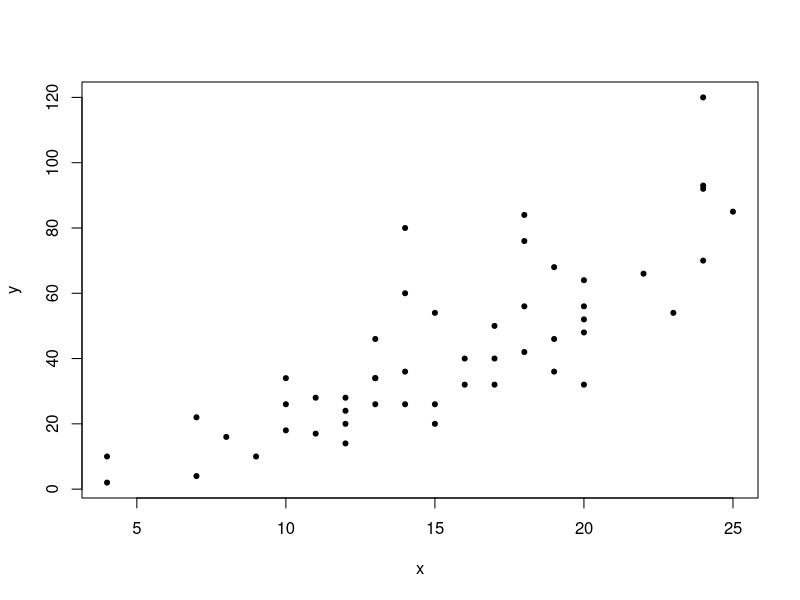
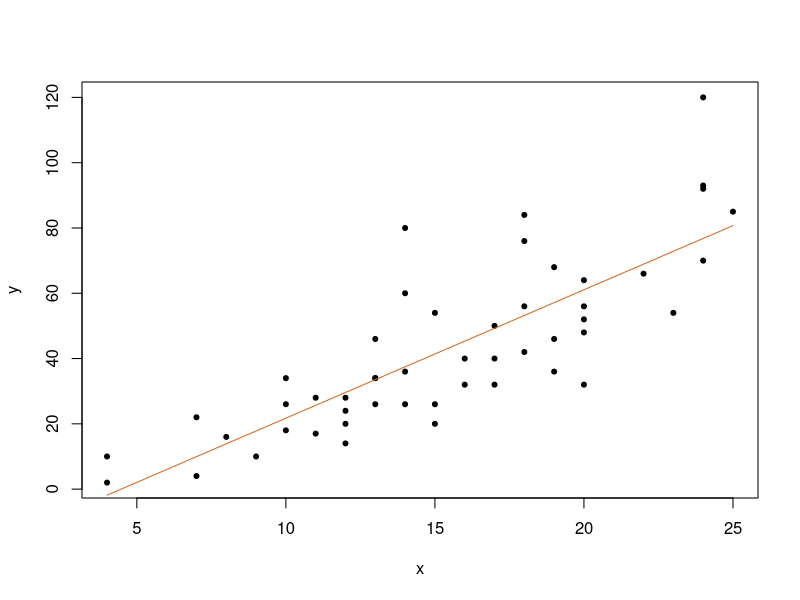

Source code (R) for these figures, in order:
datos <- cars

x <- datos$speed      #velocidad
y <- datos$dist       #distancia de frenado

# 2
plot(x,y, pch=20)     ## ggplot2, ver

# 3
x_raya <- mean(x)
s_x <- sd(x)

# 4
X <- matrix(c(rep(1, 50), x), byrow= FALSE, ncol=2)

# Otra forma de hacer esta matriz:
unos <- rep(1,50)
X_alt <- cbind(unos, x) #une columnas


X_t <- t(X)  # traspuesta de X
# X %*% X producto matricial
# solve(X) inversa

beta_sombrero <- ((solve(X_t %*% X)) %*% X_t) %*% y

beta_sombrero

# Graficamos

plot(x,y, pch=20)
lines(x, beta_sombrero[1] + beta_sombrero[2]*x,
      col = "chocolate")
#abline(beta_sombrero[1], beta_sombrero[2],
      #col="Forestgreen")



# ahora la version linda

ajuste <- lm(y~x)

names(ajuste)
summary(ajuste)

# ver ggplot, terminar el ejercicio





